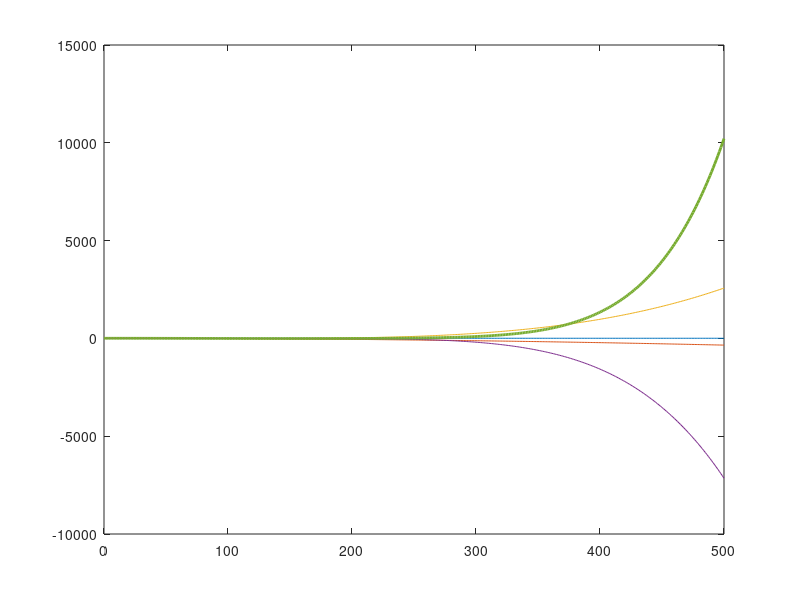

Write MATLAB code to recreate this figure. (Note: this script raises an error after producing the figure.)
% Saad Malik
% ECE 202 - Project 1 
% Phase 3
% Defining variables to make the script more robust and changeable by
% changing initial variable values

clear
clf

format ShortG

% Define Variables to be used ahead

A = 7; % Amplitude of Sinusoid
w = 20; % Angular Frequency of Sinusoid
tmin = 0; % In milliseconds
tmax = 500; % In milliseconds
N = 400; % Total Number of points to plot
nmax = 6; % Number of Non-Zero terms to be plotted
n = 0:(nmax-1); % Total Number on Non-Zero Coefficients to plot (6)

tms = linspace(tmin,tmax,N+1); % Total number of values for t, in ms
t = tms/1000; % Converts time t to milliseconds for effective calculations

a_n = (((-1).^n).*A.*(w.^(2*n)))./factorial(2.*n); % General expression to
% obtain value of non-zero coefficient for the function where n starts from
% zero

% The collective 6 functions to plot (for non-zero coefficients)
f1 = a_n(1).*t.^(2.*n(1));
f2 = f1 + a_n(2).*t.^(2.*n(2));
f3 = f2 + a_n(3).*t.^(2.*n(3));
f4 = f3 + a_n(4).*t.^(2.*n(4));
f5 = f4 + a_n(5).*t.^(2.*n(5));
f6 = f5 + a_n(6).*t.^(2.*n(6));

p1 = plot(tms,f1,tms,f2,tms,f3,tms,f4,tms,f5, 'LineWidth', 2); 
% Plotting the first 5 functions with respect to t in ms
% We also define it as the variable p1 for use in legend
ax.FontSize = 16; % Set Font Size equivalent to 16 by default
title(sprintf("ECE 202 - Project 1 Phase 3 - Non-Zero terms for " + ...
    "function %g*cos(%g*t)", A, w), 'FontSize', 12)
xlabel("Time t (milliseconds)", 'FontSize', 12); % Title of x axis
ylabel("Value of function f(t)", 'FontSize', 12); % Title of y axis
ylim([-(A+3),(A+3)]); % Establishes an upper and lower y-axis limit

hold on % Allows us to add more graphs to the same plot
plot([0,500], [0,0], 'k', 'LineWidth', 1);
% Plotting the x-axis onto the same graph

hold on % Allows us to add more graphs to the same plot
p2 = plot(tms,f6, 'LineWidth', 4);
% Plotting the final function with respect to t in ms
% We define it as variable p2 for use in legend

hold off % We are finished adding graphs
ax = gca; ax.GridAlpha = 0.4; % Make the grid darker and more prominent
legend([p1;p2], 'f1:n=0', 'f2:n=2', 'f3:n=4', 'f4:n=6', 'f5:n=8', ...
    'f6:n=10', 'Location', 'eastoutside') % Adding an effective legend
grid on;

n_value = [0; 2; 4; 6; 8; 10;]; 
% Values of n for which coefficients are calculated
coefficient = [a_n(1); a_n(2); a_n(3); a_n(4); a_n(5); a_n(6);];
% The coefficient respective to a value of n
T = table(n_value, coefficient);
% Define a variable as a table to be displayed ahead
disp(T) % Table displayed 

% For Spec 7, we are asked to check if the final output of our script is
% the same visually as before, and as observable, it is the exact same
